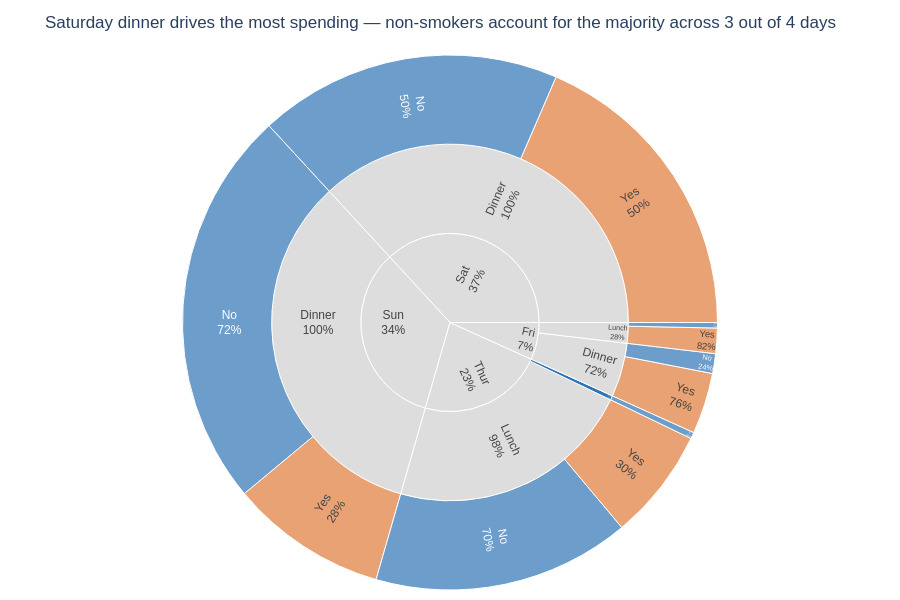

Source (notebook cell):
### Markdown cell above
## Task 2 — Sunburst: tipping behaviour by day and meal time

**What to build:** A sunburst chart using the built-in `tips` dataset showing how **total bill amount** is distributed across day → time → smoker status.

**Requirements:**
- Load tips with `px.data.tips()`
- Aggregate **total bill** (sum of `total_bill`) per group — not count
- Hierarchy: `path=['day', 'time', 'smoker']`
- Colour encodes smoker status with a CVD-safe blue/orange palette
- Grey out parent nodes (day and time level)
- Use `percent parent` for text labels
- Insight title describing where the most spending happens

> 💡 `tips.groupby(['day', 'time', 'smoker'])['total_bill'].sum().reset_index()`

### Code cell
# Task 2
# YOUR CODE HERE
tips = px.data.tips()

df_sun = (
    tips.groupby(['day', 'time', 'smoker'])['total_bill']
    .sum()
    .reset_index()
)

smoker_palette = {
    'No':  '#2E75B6',
    'Yes': '#E07B39',
}

fig = px.sunburst(
    df_sun,
    path=['day', 'time', 'smoker'],
    values='total_bill',
    color='smoker',
    color_discrete_map=smoker_palette,
    labels={'total_bill': 'Total bill ($)', 'smoker': 'Smoker'},
    title='Saturday dinner drives the most spending — non-smokers account for the majority across 3 out of 4 days',
    width=900, height=600
)

fig.update_traces(
    textinfo='label+percent parent',
    hovertemplate='<b>%{label}</b><br>$%{value:,.0f}<br>%{percentParent:.0%} of %{parent}<extra></extra>',
    insidetextorientation='radial',
)

# Grey out parent nodes (day and time level)
fig.data[0].marker.colors = [
    c if c in smoker_palette.values() else '#DDDDDD'
    for c in fig.data[0].marker.colors
]

fig.update_layout(
    font=dict(family='Arial', size=12),
    margin=dict(l=10, r=10, t=55, b=10),
    paper_bgcolor='white',
)

fig.show()

### Figure 1 — Plotly figure (JSON) as saved in the notebook; plotly's stock layout.template omitted (floating-point values rounded to 4 significant figures)
{"data": [{"branchvalues": "total", "customdata": [["(?)"], ["(?)"], ["(?)"], ["(?)"], ["(?)"], ["(?)"], ["(?)"], ["(?)"], ["(?)"], ["No"], ["No"], ["No"], ["No"], ["No"], ["No"], ["No"], ["Yes"], ["Yes"], ["Yes"], ["Yes"], ["Yes"]], "domain": {"x": [0, 1], "y": [0, 1]}, "hovertemplate": "<b>%{label}</b><br>$%{value:,.0f}<br>%{percentParent:.0%} of %{parent}<extra></extra>", "ids": ["Thur", "Sat", "Fri", "Thur/Lunch", "Sun/Dinner", "Sat/Dinner", "Fri/Lunch", "Fri/Dinner", "Sun", "Thur/Dinner", "Fri/Dinner/No", "Thur/Dinner/No", "Sun/Dinner/No", "Sat/Dinner/No", "Fri/Lunch/No", "Thur/Lunch/No", "Sun/Dinner/Yes", "Sat/Dinner/Yes", "Fri/Lunch/Yes", "Fri/Dinner/Yes", "Thur/Lunch/Yes"], "insidetextorientation": "radial", "labels": ["Thur", "Sat", "Fri", "Lunch", "Dinner", "Dinner", "Lunch", "Dinner", "Sun", "Dinner", "No", "No", "No", "No", "No", "No", "Yes", "Yes", "Yes", "Yes", "Yes"], "marker": {"colors": ["#DDDDDD", "#DDDDDD", "#DDDDDD", "#DDDDDD", "#DDDDDD", "#DDDDDD", "#DDDDDD", "#DDDDDD", "#DDDDDD", "#2E75B6", "#2E75B6", "#2E75B6", "#2E75B6", "#2E75B6", "#2E75B6", "#2E75B6", "#E07B39", "#E07B39", "#E07B39", "#E07B39", "#E07B39"]}, "name": "", "parents": ["", "", "", "Thur", "Sun", "Sat", "Fri", "Fri", "", "Thur", "Fri/Dinner", "Thur/Dinner", "Sun/Dinner", "Sat/Dinner", "Fri/Lunch", "Thur/Lunch", "Sun/Dinner", "Sat/Dinner", "Fri/Lunch", "Fri/Dinner", "Thur/Lunch"], "textinfo": "label+percent parent", "type": "sunburst", "values": [1096.0, 1778.0, 325.9, 1078.0, 1627.0, 1778.0, 89.92, 236.0, 1627.0, 18.78, 57.7, 18.78, 1169.0, 884.8, 15.98, 751.3, 458.3, 893.6, 73.94, 178.3, 326.2]}], "layout": {"font": {"family": "Arial", "size": 12}, "height": 600, "legend": {"tracegroupgap": 0}, "margin": {"b": 10, "l": 10, "r": 10, "t": 55}, "paper_bgcolor": "white", "title": {"text": "Saturday dinner drives the most spending — non-smokers account for the majority across 3 out of 4 days"}, "width": 900}}
